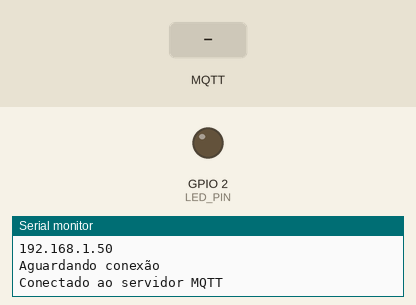
A sketch run on a simulated ESP32. Parts: output pins drawn as LEDs (lit = HIGH), the last lines printed to the serial monitor. The test bench sets the inputs (shaded band). WiFi joins after 1.5 s; servers stay silent unless stated; no MQTT or app messages arrive unless stated.

Above: at 2.7 s.
2.8 s: MQTT message "ligar" arrives on the first subscribed topic
At 4.0 s:
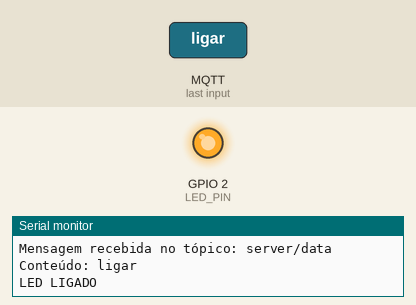
4.3 s: MQTT message "desligar" arrives on the first subscribed topic
At 5.2 s:
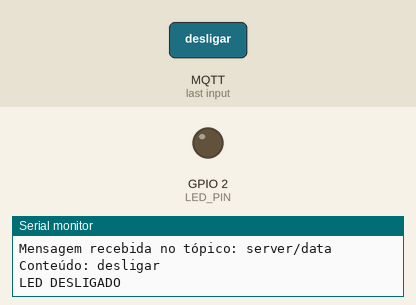
Timing chart, 0 to 7.3 s (numbered marks = the images above; inputs shaded):
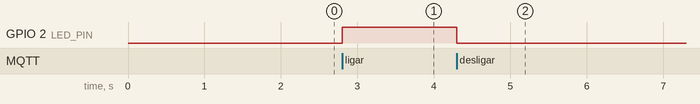

The sketch:

sketch_jan3a.ino
```cpp
#include <WiFi.h>
#include <PubSubClient.h>
#define LED_PIN 2  // Define o pino do LED (GPIO 2)

// Definição das credenciais do Wi-Fi e do servidor MQTT
const char* ssid = "Milena";
const char* password = "auroraemilly";
const char* mqtt_server = "192.168.50.118";

WiFiClient espClient;
PubSubClient client(espClient);
long lastMsg = 0;

// Função de callback para processar mensagens recebidas
void callback(char* topic, byte* payload, unsigned int length) {
  Serial.print("Mensagem recebida no tópico: ");
  Serial.println(topic);
  Serial.print("Conteúdo: ");

  String msg = "";
  for (int i = 0; i < length; i++) {
    msg += (char)payload[i]; // Converte o payload para string
  }
  Serial.println(msg);

  // Verifica a mensagem recebida e liga/desliga o LED
  if (msg == "ligar") {
    digitalWrite(LED_PIN, HIGH);
    Serial.println("LED LIGADO");
  } else if (msg == "desligar") {
    digitalWrite(LED_PIN, LOW);
    Serial.println("LED DESLIGADO");
  }
}

void setup() {
  Serial.begin(115200);
  pinMode(LED_PIN, OUTPUT);  // Configura o pino como saída
  digitalWrite(LED_PIN, LOW); // Garante que o LED comece desligado
  setup_wifi();
  client.setServer(mqtt_server, 1883);
  client.setCallback(callback);
}

void setup_wifi() {
  delay(10);
  Serial.println();
  Serial.print("Conectando a ");
  Serial.println(ssid);

  WiFi.begin(ssid, password);

  while (WiFi.status() != WL_CONNECTED) {
    delay(500);
    Serial.print(".");
  }

  Serial.println("");
  Serial.println("Conexão Wi-Fi estabelecida");
  Serial.println("Endereço IP: ");
  Serial.println(WiFi.localIP());
}

void reconectar() {
  while (!client.connected()) {
    Serial.println("Aguardando conexão");

    if (client.connect("ESP32client")) {
      Serial.println("Conectado ao servidor MQTT");
      client.subscribe("server/data");  // Assina o tópico "esp32/send" para receber mensagens

    } else {
      Serial.print("Falha na conexão, rc=");
      Serial.print(client.state());
      Serial.println(" Tentando novamente em 5 segundos");
      delay(5000);
    }
  }
}

void loop() {
  if (!client.connected()) {
    reconectar();
  }
  client.loop();


  // Publica a mensagem apenas a cada 5 segundos
      // long now = millis();
      // if (now - lastMsg > 10000) {
      //   lastMsg = now;
      //   client.publish("esp32/data", "esp32 original"); // envia a msn
      //   Serial.println("Mensagem publicada: esp32 original ativo");
      // }
}
```

Measured:
- after the input at 2.8 s, GPIO 2 (LED_PIN): LOW → HIGH at once
- after the input at 4.3 s, GPIO 2 (LED_PIN): HIGH → LOW at once
